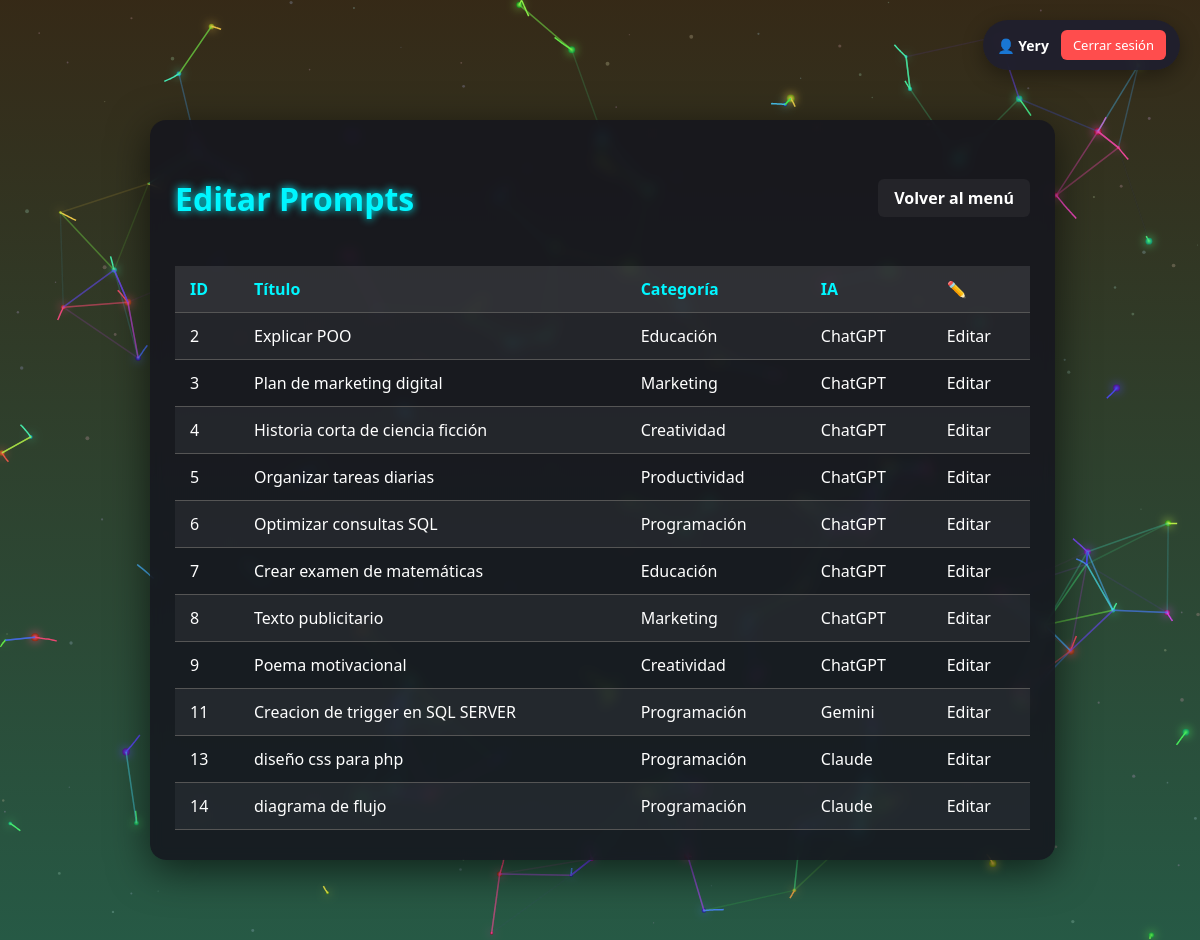
Screenshot of /SistemaInformacion1/public/edit.php (signed in) with the database file from the repository.
### tables this page shows
CREATE TABLE `prompt` (
  `id` int(11) NOT NULL,
  `titulo_contenido` varchar(150) NOT NULL,
  `descripcion` varchar(500) DEFAULT NULL,
  `fecha_creacion` datetime NOT NULL DEFAULT current_timestamp(),
  `ia_destino` varchar(100) DEFAULT NULL,
  `es_favoritado` tinyint(1) NOT NULL DEFAULT 0,
  `version_actual` int(11) DEFAULT NULL,
  `id_categoria` int(11) NOT NULL,
  `idUsuario` int(11) NOT NULL
);

CREATE TABLE `categoria` (
  `id` int(11) NOT NULL,
  `nombre` varchar(100) NOT NULL,
  `descripcion` varchar(255) DEFAULT NULL,
  `color` varchar(30) DEFAULT NULL
);

### SistemaInformacion1/public/edit.php (the view, shortened to what this page needs)
<?php
include '../config/db.php';
include '../partials/header.php';
$sql = "SELECT p.id, p.titulo_contenido, p.descripcion, c.nombre AS categoria,
               p.ia_destino,
               v.contenido
        FROM Prompt p
        JOIN Categoria c ON p.id_categoria = c.id
        LEFT JOIN Version v
            ON p.id = v.id_prompt AND v.numero = p.version_actual";
$stmt = $conn->query($sql);
$prompts = $stmt->fetchAll(PDO::FETCH_ASSOC);
?>
<canvas id="canvas"></canvas>
<div class="card">
    <div class="card-header">
        <h2>Editar Prompts</h2>
        <a href="index.php" class="volver-btn">Volver al menú</a>
    </div>
    <table class="table">
        <tr>
            <th>ID</th>
            <th>Título</th>
            <th>Categoría</th>
            <th>IA</th>
            <th>✏️</th>
        </tr>
        <?php foreach ($prompts as $p): ?>
        <tr>
            <td><?= $p['id'] ?></td>
            <td><?= $p['titulo_contenido'] ?></td>
            <td><?= $p['categoria'] ?></td>
            <td><?= $p['ia_destino'] ?></td>
            <td>
                <a href="update_prompt.php?id=<?= $p['id'] ?>" class="edit-btn">Editar</a>
            </td>
        </tr>
        <?php endforeach; ?>
    </table>
</div>
<?php include '../partials/footer.php'; ?>

### SistemaInformacion1/partials/header.php (shortened to what this page needs)
<!DOCTYPE html>
<html lang="es">
<head>
    <link rel="stylesheet" href="../assets/css/style.css">
</head>
<body>
<header class="top-bar">
    <div class="top-bar-user">
        <span class="user-name">
            👤 <?= htmlspecialchars($_SESSION['user_name']) ?>
        </span>
        <a href="../auth/logout.php" class="logout-btn">Cerrar sesión</a>
    </div>
</header>
<div class="container-center">

### SistemaInformacion1/partials/footer.php
</div>
</body>
</html>

### SistemaInformacion1/assets/css/style.css (style rules this page uses)
html, body { margin: 0; padding: 0; min-height: 100vh; overflow-x: hidden; font-family: 'Segoe UI', Tahoma, Geneva, Verdana, sans-serif; color: #fff; }
body { background: linear-gradient(135deg, #0f2027, #203a43, #2c5364); }
canvas { position: fixed; inset: 0; z-index: 0; pointer-events: none; display: block; }
.top-bar { position: fixed; top: 20px; right: 20px; z-index: 1000; background: transparent; }
.top-bar-user { display: flex; align-items: center; gap: 12px; background: rgba(30, 30, 47, 0.9); padding: 10px 14px; border-radius: 999px; box-shadow: 0 6px 20px rgba(0,0,0,0.35); backdrop-filter: blur(6px); font-size: 14px; }
.user-name { font-weight: 600; }
.logout-btn { background: #ff4d4d; color: white; padding: 6px 12px; border-radius: 6px; text-decoration: none; font-size: 13px; transition: background 0.3s; }
.container-center { position: relative; z-index: 2; max-width: 900px; margin: auto; padding: 80px 20px 40px; }
.card { position: relative; z-index: 2; max-width: 700px; margin: auto; padding: 40px; background: rgba(20, 20, 30, 0.85); border-radius: 16px; text-align: center; box-shadow: 0 8px 30px rgba(0,0,0,0.6); backdrop-filter: blur(5px); transition: transform 0.3s; }
h1, h2 { text-align: center; }
.table { width: 100%; margin-top: 20px; border-collapse: collapse; }
.table th, .table td { padding: 12px; border-bottom: 1px solid #555; }

### SistemaInformacion1/public/edit.php (style rules this page uses)
body, html { margin: 0; padding: 0; font-family: 'Segoe UI', Tahoma, Geneva, Verdana, sans-serif; overflow-x: hidden; height: 100%; }
canvas { display: block; position: fixed; top: 0; left: 0; z-index: 0; width: 100%; height: 100%; }
.card { position: relative; z-index: 1; max-width: 900px; width: 95%; margin: 20px auto 40px; padding: 30px 25px; background: rgba(20,20,30,0.85); border-radius: 16px; color: #fff; box-shadow: 0 10px 40px rgba(0,0,0,0.6); backdrop-filter: blur(6px); }
.card-header { display: flex; justify-content: space-between; align-items: center; }
.card-header h2 { font-size: 2rem; color: #00f6ff; text-shadow: 0 0 8px #00f6ff; }
.volver-btn { text-decoration: none; padding: 8px 16px; background: rgba(255,255,255,0.05); color: #fff; border-radius: 6px; font-weight: 600; transition: all 0.2s; }
.table { width: 100%; border-collapse: collapse; }
.table th, .table td { padding: 12px 15px; text-align: left; }
.table th { background: rgba(255,255,255,0.1); color: #00f6ff; }
.table tr:nth-child(even) { background: rgba(255,255,255,0.05); }
.table a { color: #fff; text-decoration: none; transition: all 0.2s; }
canvas { position: fixed; top: 0; left: 0; z-index: 0; pointer-events: none; }
.top-bar { position: fixed; top: 0; right: 0; width: 100%; z-index: 1000; }
.container-center, .card { position: relative; z-index: 2; }
html, body { margin: 0; padding: 0; overflow-x: hidden; overflow-y: auto; }
.container-center { padding-top: 80px; }
.top-bar { position: fixed; top: 20px; right: 20px; z-index: 1000; width: auto; background: transparent; }
.top-bar-user { display: flex; align-items: center; gap: 12px; background: rgba(30, 30, 47, 0.9); padding: 10px 14px; border-radius: 999px; box-shadow: 0 6px 20px rgba(0,0,0,0.35); backdrop-filter: blur(6px); }

### rows the page displays
prompt: id "2", titulo_contenido "Explicar POO", id_categoria.nombre "Educación", ia_destino "ChatGPT"
prompt: id "3", titulo_contenido "Plan de marketing digital", id_categoria.nombre "Marketing", ia_destino "ChatGPT"
prompt: id "4", titulo_contenido "Historia corta de ciencia ficción", id_categoria.nombre "Creatividad", ia_destino "ChatGPT"
prompt: id "5", titulo_contenido "Organizar tareas diarias", id_categoria.nombre "Productividad", ia_destino "ChatGPT"
prompt: id "6", titulo_contenido "Optimizar consultas SQL", id_categoria.nombre "Programación", ia_destino "ChatGPT"
prompt: id "7", titulo_contenido "Crear examen de matemáticas", id_categoria.nombre "Educación", ia_destino "ChatGPT"
prompt: id "8", titulo_contenido "Texto publicitario", id_categoria.nombre "Marketing", ia_destino "ChatGPT"
prompt: id "9", titulo_contenido "Poema motivacional", id_categoria.nombre "Creatividad", ia_destino "ChatGPT"
prompt: id "11", titulo_contenido "Creacion de trigger en SQL SERVER", id_categoria.nombre "Programación", ia_destino "Gemini"
prompt: id "13", titulo_contenido "diseño css para php", id_categoria.nombre "Programación", ia_destino "Claude"
prompt: id "14", titulo_contenido "diagrama de flujo", id_categoria.nombre "Programación", ia_destino "Claude"

### other values shown
$_SESSION['user_name'] "Yery"
